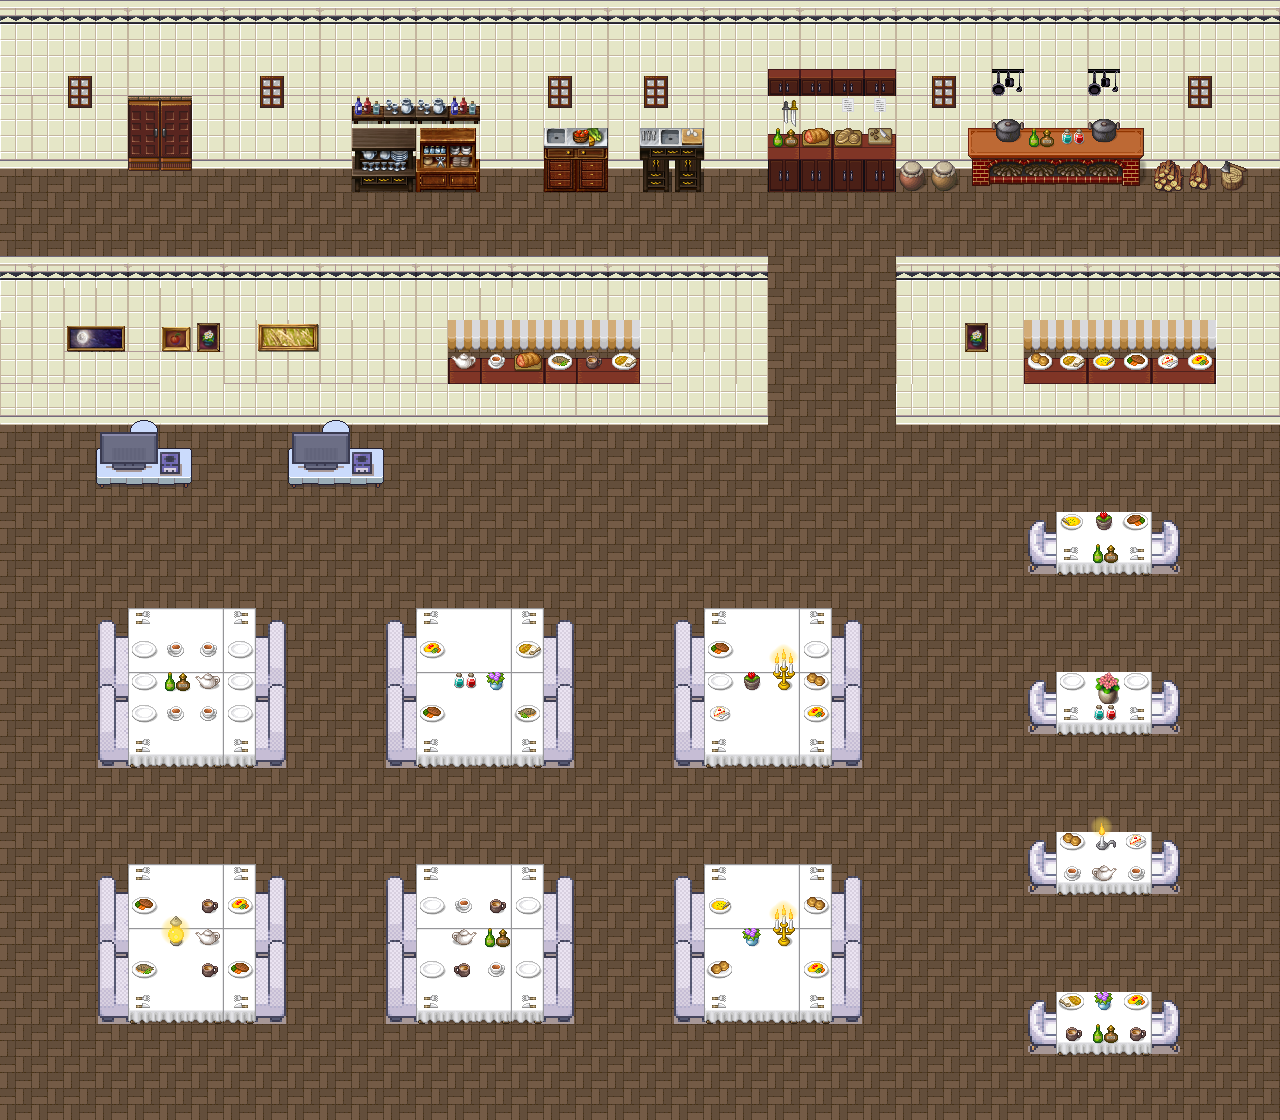

This is a level from a 2D game, rendered from its Tiled map with the project's own tilesets. A one-line summary and the map file follow, with tile-layer data summarised:
An orthogonal 40x35 tile map with 32x32 px tiles, 10 tile layers (Deco4, Floor, Wall, Kitchen, ...), 8 tilesets and 4 objects (checklist2, checklist3, checklist4, checklist1).

<map version="1.10" tiledversion="1.10.2" orientation="orthogonal" renderorder="right-down" width="40" height="35" tilewidth="32" tileheight="32" infinite="0" nextlayerid="17" nextobjectid="7">
 <editorsettings>
  <export target="Kitchen.tmj" format="json" />
 </editorsettings>
 <tileset firstgid="1" name="pipoya" tilewidth="32" tileheight="32" tilecount="1064" columns="8">
  <image source="pipoya.png" width="256" height="4256" />
 </tileset>
 <tileset firstgid="1065" name="misc_atlas" tilewidth="32" tileheight="32" tilecount="1024" columns="32">
  <image source="misc_atlas.png" width="1024" height="1024" />
 </tileset>
 <tileset firstgid="2089" name="Kitchen1" tilewidth="32" tileheight="32" tilecount="256" columns="16">
  <image source="Kitchen1.png" width="512" height="512" />
 </tileset>
 <tileset firstgid="2345" name="farming_fishing" tilewidth="32" tileheight="32" tilecount="400" columns="20">
  <image source="farming_fishing.png" width="640" height="640" />
 </tileset>
 <tileset firstgid="2745" name="Market_1" tilewidth="32" tileheight="32" tilecount="576" columns="24">
  <image source="Market_1.png" width="768" height="768" />
 </tileset>
 <tileset firstgid="3321" name="14_Basement_32x32" tilewidth="32" tileheight="32" tilecount="800" columns="16">
  <image source="14_Basement_32x32.png" width="512" height="1600" />
 </tileset>
 <tileset firstgid="4121" name="gather_tables_2.1" tilewidth="32" tileheight="32" tilecount="9000" columns="90">
  <image source="gather_tables_2.1.png" width="2880" height="3200" />
 </tileset>
 <tileset firstgid="13121" name="gather_chairs_1.3" tilewidth="32" tileheight="32" tilecount="800" columns="25">
  <image source="gather_chairs_1.3.png" width="800" height="1024" />
 </tileset>
 <objectgroup id="14" name="objectLayer">
  <object id="3" name="checklist2" x="1152" y="598">
   <point />
  </object>
  <object id="4" name="checklist3" x="234" y="450">
   <point />
  </object>
  <object id="5" name="checklist4" x="310" y="186">
   <point />
  </object>
  <object id="6" name="checklist1" x="320" y="1000">
   <point />
  </object>
 </objectgroup>
 <layer id="12" name="Deco4" width="40" height="35">
  <data>[1400 cells, 146 non-empty, 1 distinct tile ids]</data>
 </layer>
 <layer id="1" name="Floor" width="40" height="35">
  <data>[1400 cells, 1400 non-empty, 1 distinct tile ids]</data>
 </layer>
 <layer id="2" name="Wall" width="40" height="35">
  <data>[1400 cells, 240 non-empty, 12 distinct tile ids]</data>
 </layer>
 <layer id="3" name="Kitchen" width="40" height="35">
  <data>[1400 cells, 60 non-empty, 26 distinct tile ids]</data>
 </layer>
 <layer id="4" name="Kitchen2" width="40" height="35">
  <data>[1400 cells, 34 non-empty, 24 distinct tile ids]</data>
 </layer>
 <layer id="5" name="Wall2" width="40" height="35">
  <data>[1400 cells, 192 non-empty, 10 distinct tile ids]</data>
 </layer>
 <layer id="6" name="Deco" width="40" height="35">
  <data>[1400 cells, 116 non-empty, 29 distinct tile ids]</data>
 </layer>
 <layer id="7" name="Deco2" width="40" height="35">
  <data>[1400 cells, 133 non-empty, 38 distinct tile ids]</data>
 </layer>
 <layer id="8" name="Table" width="40" height="35">
  <data>[1400 cells, 144 non-empty, 9 distinct tile ids]</data>
 </layer>
 <layer id="9" name="Deco3" width="40" height="35">
  <data>[1400 cells, 102 non-empty, 23 distinct tile ids]</data>
 </layer>
</map>
